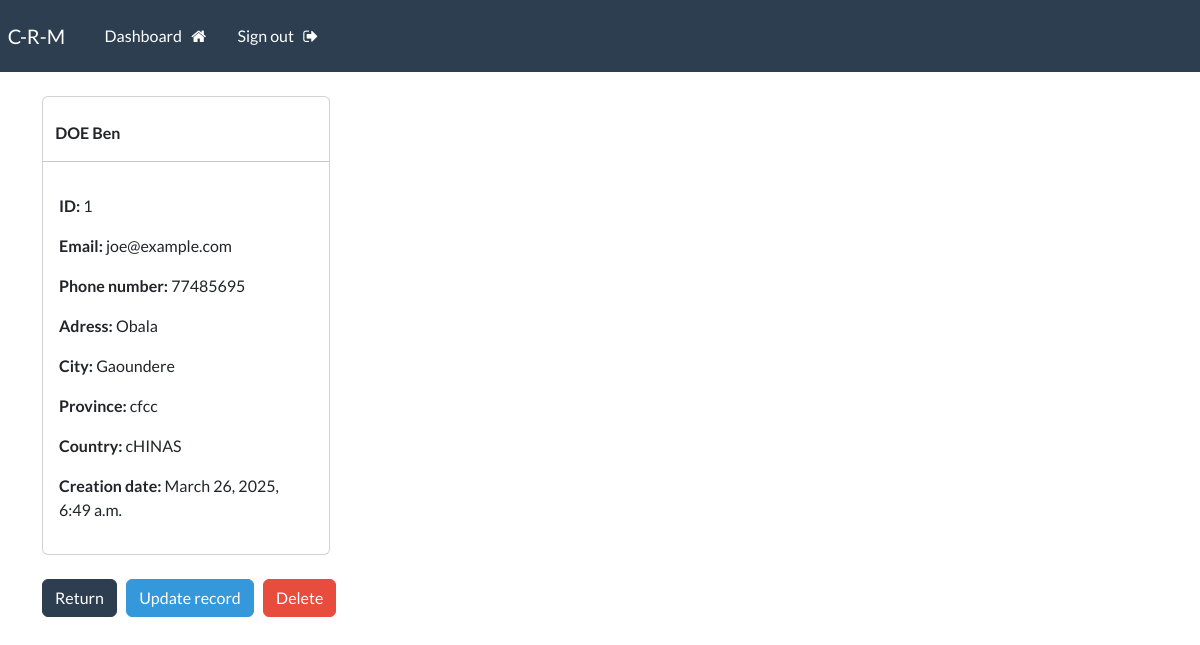
The page /record/1 (signed in) on the database as committed earlier.
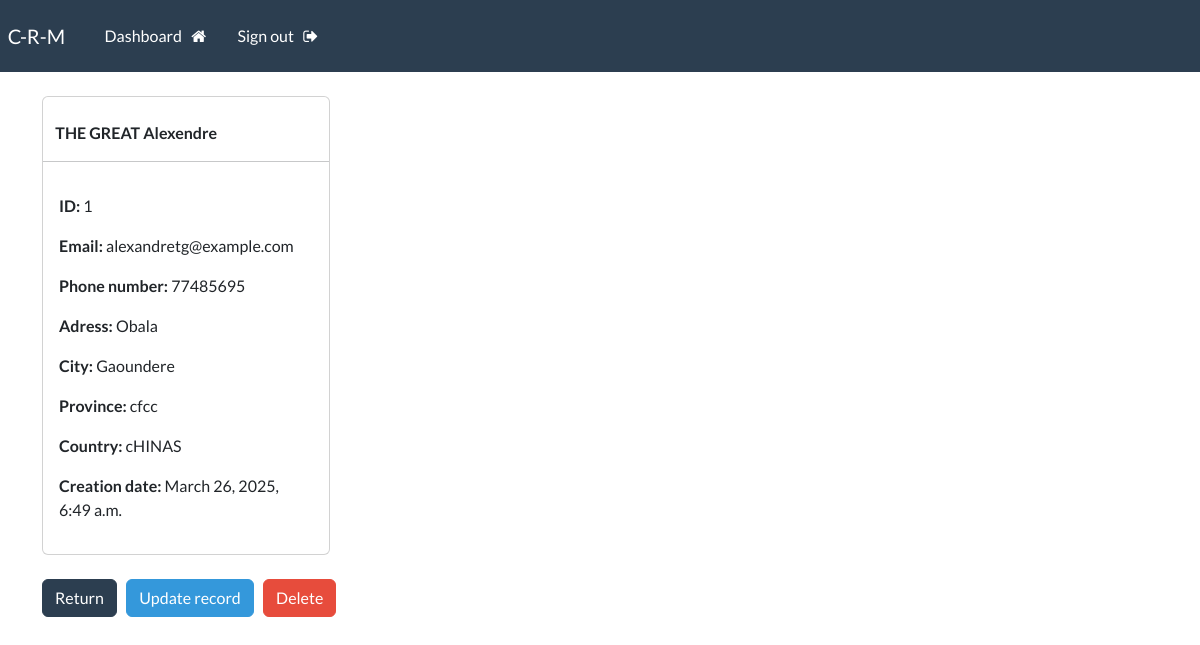
The same page on the database as committed later.
### webapp/models.py (models this page shows)
class Record(models.Model):
    first_name = models.CharField(max_length=100)
    last_name = models.CharField(max_length=100)
    email = models.CharField(max_length=50)
    phone = models.CharField(max_length=21)
    address = models.CharField(max_length=80)
    city = models.CharField(max_length=255)
    province = models.CharField(max_length=300)
    country = models.CharField(max_length=50)
    creation_date = models.DateTimeField(auto_now_add=True)

### webapp/views.py (the view)
# urls.py: path('record/<int:pk>', views.view_record, name="record"),
@login_required(login_url='login')
def view_record(request, pk):
    record = Record.objects.get(id=pk)
    context = {'record': record}
    return render(request, 'webapp/view-record.html', context=context)

### webapp/templates/webapp/view-record.html (shortened to what this page needs)
{% extends 'webapp/base.html' %}
{% block content %}
    <div class="justify-content-center align-items-center vh-50">
        <div class="card" style="width: 18rem;">
            <strong>
                <br>
                {{record.last_name|upper}}
                {{record.first_name}}
            </strong>
            <hr>
            <div class="card-body">
                <p><strong>ID: </strong> {{record.id}}</p>
                <p><strong>Email: </strong> {{record.email}}</p>
                <p><strong>Phone number: </strong> {{record.phone}}</p>
                <p><strong>Adress: </strong> {{record.address}}</p>
                <p><strong>City: </strong> {{record.city}}</p>
                <p><strong>Province: </strong> {{record.province}}</p>
                <p><strong>Country: </strong> {{record.country}}</p>
                <p><strong>Creation date: </strong> {{record.creation_date}}</p>
            </div>
        </div>
        <br>
        <a href="{% url 'dashboard' %}" class="btn btn-primary">Return</a>
        <a href="{% url 'update-record' record.id %}" class="btn btn-info">Update record</a>
        <a href="{% url 'delete-record' record.id %}" class="btn btn-danger">Delete</a>
    </div>
{% endblock %}

Rows that differ between the two databases and show on the page:
changed Record "Obala": last_name "DOE" → "THE GREAT"; first_name "Ben" → "Alexendre"; email "joe@example.com" → "alexandretg@example.com"
